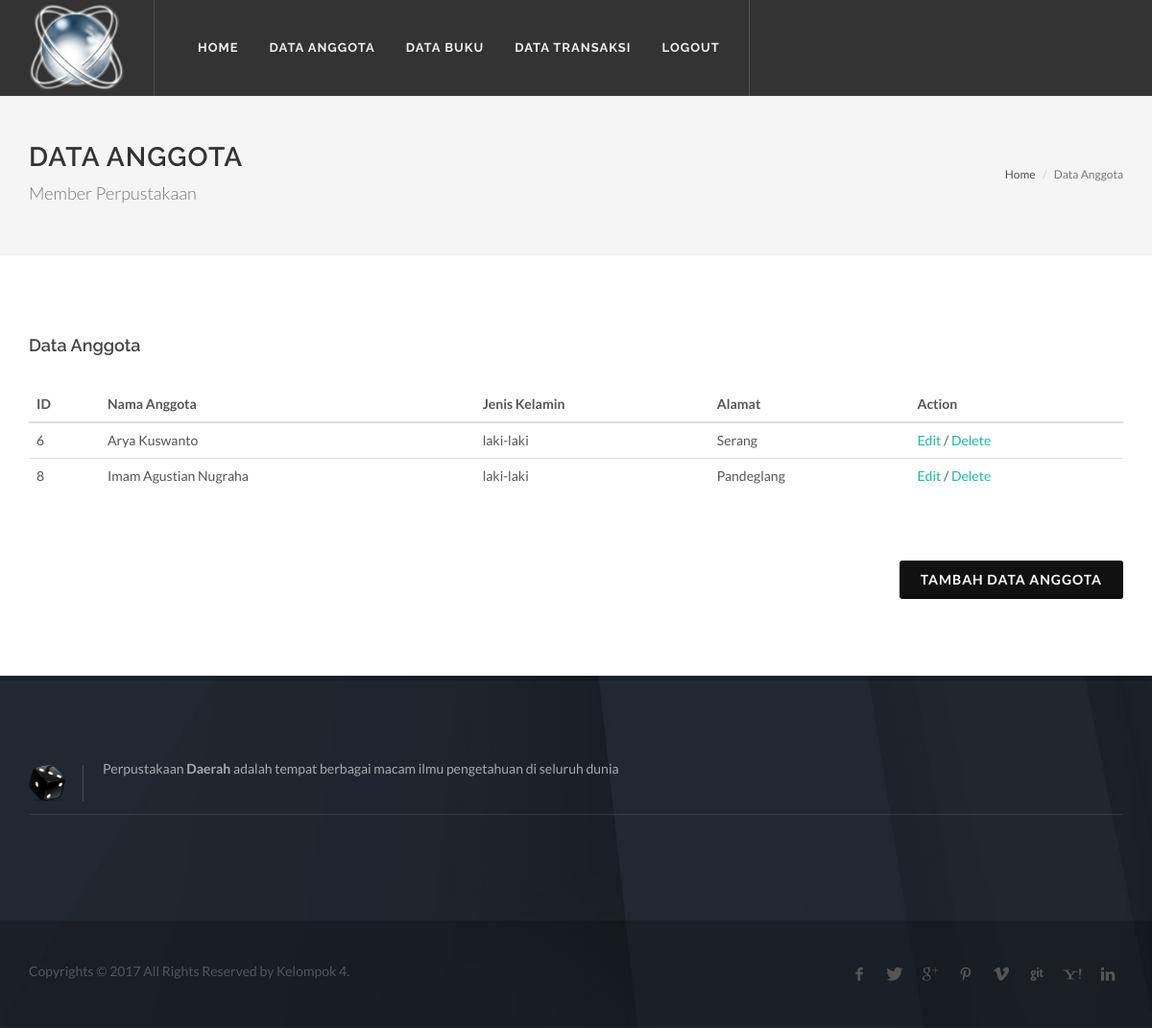
/data_anggota.php, run on the app's committed database.
### tables this page shows
CREATE TABLE `anggota` (
  `id_anggota` int(11) NOT NULL,
  `nama_anggota` varchar(50) NOT NULL,
  `jk` varchar(30) NOT NULL,
  `alamat` varchar(100) NOT NULL
);

### data_anggota.php (the view, shortened to what this page needs)
<!DOCTYPE html>
<html dir="ltr" lang="en-US">
<head>
    <link rel="stylesheet" href="css/bootstrap.css" type="text/css" />
    <link rel="stylesheet" href="style.css" type="text/css" />
    <link rel="stylesheet" href="css/dark.css" type="text/css" />
    <link rel="stylesheet" href="css/font-icons.css" type="text/css" />
    <link rel="stylesheet" href="css/animate.css" type="text/css" />
    <link rel="stylesheet" href="css/magnific-popup.css" type="text/css" />
    <link rel="stylesheet" href="css/components/bs-select.css" type="text/css" />
    <link rel="stylesheet" href="css/responsive.css" type="text/css" />
</head>
<body class="stretched">
<div id="wrapper" class="clearfix">
    <?php
    include "header.php";
    ?>
    <section id="page-title">
        <div class="container clearfix">
            <h1>Data Anggota</h1>
            <span>Member Perpustakaan</span>
            <ol class="breadcrumb">
                <li><a href="#">Home</a></li>
                <li class="active">Data Anggota</li>
            </ol>
        </div>
    </section>
    <section id="content">
        <div class="content-wrap">
            <div class="container clearfix">
                <div class="col_full">
                    <h4>Data Anggota</h4>
                    <div class="table-responsive">
                        <table class="table">
                            <thead>
                                <tr>
                                    <th>ID</th>
                                    <th>Nama Anggota</th>
                                    <th>Jenis Kelamin</th>
                                    <th>Alamat</th>
                                    <th>Action</th>
                                </tr>
                            </thead>
                            <tbody>
                            <?php
                            require_once "koneksi.php";
                            $sql_rule = mysqli_query($con, "SELECT * FROM `anggota`") or die ("Gagal " . mysqli_error($con));
                            while($tampil_rule = mysqli_fetch_array($sql_rule)){
                                ?>
                                <tr>
                                    <td><?php echo $tampil_rule['id_anggota']; ?></td>
                                    <td><?php echo $tampil_rule['nama_anggota']; ?></td>
                                    <td><?php echo $tampil_rule['jk']; ?></td>
                                    <td><?php echo $tampil_rule['alamat']; ?></td>
                                    <td><a href="add_member.php?edit=<?php echo $tampil_rule['id_anggota']; ?>">Edit</a> / <a href="action.php?action=delete-member&id=<?php echo $tampil_rule['id_anggota']; ?>">Delete</a></td>
                                </tr>
                            <?php };?>
                            </tbody>
                        </table>
                    </div>
                </div>
                <div class="col_full">
                    <a class="button button-3d button-black nomargin fright" href="add_member.php">Tambah Data Anggota</a>
                </div>
            </div>
        </div>
    </section>
    <?php include "footer.php"; ?>
</div>
<link rel="stylesheet" href="css/components/bs-select.css" type="text/css" />
</body>
</html>

### data on the page
anggota: id_anggota "6", nama_anggota "Arya Kuswanto", jk "laki-laki", alamat "Serang"
anggota: id_anggota "8", nama_anggota "Imam Agustian Nugraha", jk "laki-laki", alamat "Pandeglang"
